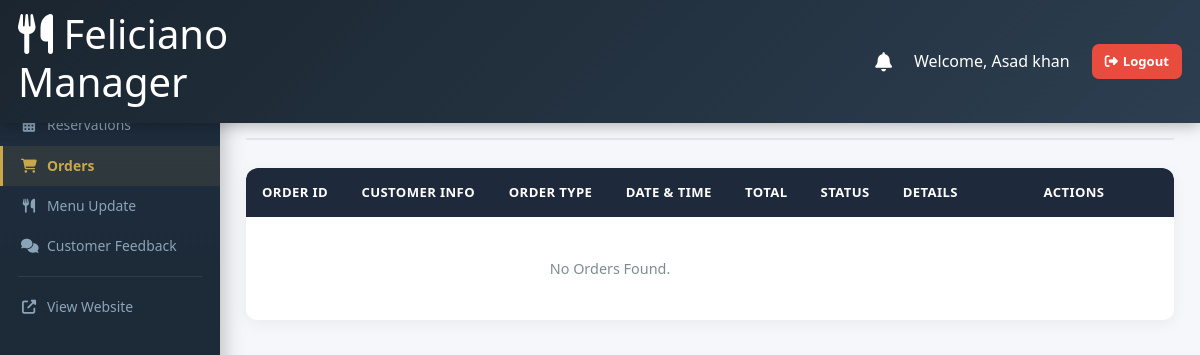
The page /manager/orders.php (signed in) on the database as committed earlier.
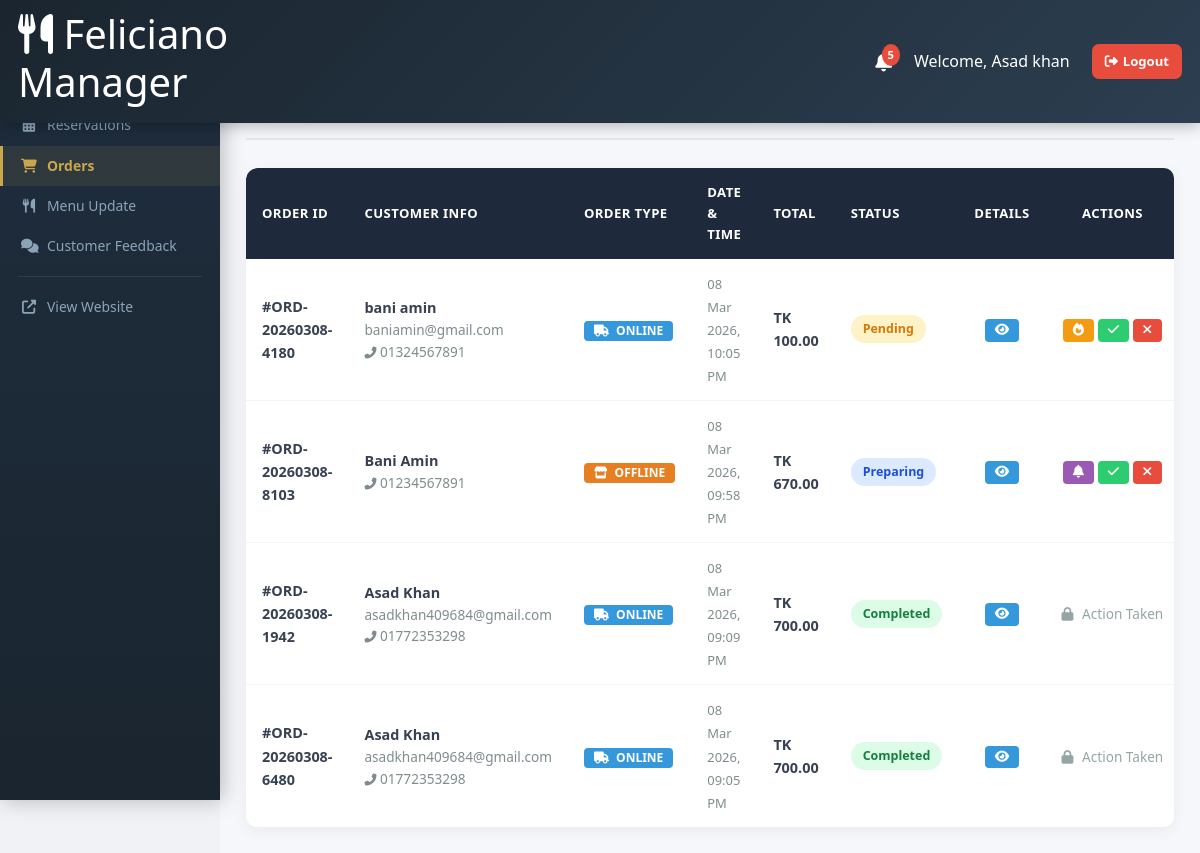
The same page on the database as committed later.
### tables this page shows
CREATE TABLE `orders` (
  `id` int(11) NOT NULL,
  `order_id` varchar(50) NOT NULL,
  `customer_id` int(11) DEFAULT NULL,
  `customer_name` varchar(100) DEFAULT NULL,
  `customer_email` varchar(100) DEFAULT NULL,
  `customer_phone` varchar(20) DEFAULT NULL,
  `order_type` enum('online','offline','walk-in') NOT NULL,
  `table_number` varchar(20) DEFAULT NULL,
  `delivery_address` text DEFAULT NULL,
  `delivery_time` datetime DEFAULT NULL,
  `special_instructions` text DEFAULT NULL,
  `subtotal` decimal(10,2) NOT NULL,
  `tax` decimal(10,2) DEFAULT 0.00,
  `total_amount` decimal(10,2) NOT NULL,
  `status` enum('pending','preparing','ready','completed','cancelled') DEFAULT 'pending',
  `payment_status` enum('pending','paid','failed') DEFAULT 'pending',
  `created_at` timestamp NOT NULL DEFAULT current_timestamp(),
  `updated_at` timestamp NOT NULL DEFAULT current_timestamp() ON UPDATE current_timestamp()
);

### manager/orders.php (the view, shortened to what the changed rows need)
<?php
require_once '../config/database.php';
$branch_id = $_SESSION['user_branch_id'] ?? null;
$role = $_SESSION['user_role'] ?? '';
if ($role === 'manager' && !empty($branch_id)) {
    $stmt = $conn->prepare("SELECT * FROM orders WHERE branch_id = ? ORDER BY created_at DESC LIMIT 50");
    $stmt->bind_param("i", $branch_id);
    $stmt->execute();
    $result = $stmt->get_result();
} else {
    $sql = "SELECT * FROM orders ORDER BY created_at DESC LIMIT 50";
    $result = $conn->query($sql);
}
include 'header.php';
?>
<section class="admin-section active">
    <div class="section-header">
        <h2>Order Management</h2>
    </div>
    <div class="orders-table-container team-table-container" style="background: white; border-radius: 10px; overflow-x: auto; box-shadow: 0 4px 15px rgba(0,0,0,0.05);">
        <table class="admin-table" style="width: 100%; border-collapse: collapse;">
            <thead>
                <tr>
                    <th>Order ID</th>
                    <th>Customer Info</th>
                    <th>Order Type</th>
                    <th>Date & Time</th>
                    <th>Total</th>
                    <th>Status</th>
                    <th style="width: 80px; text-align: center;">Details</th>
                    <th style="width: 200px; text-align: center;">Actions</th>
                </tr>
            </thead>
            <tbody>
                <?php if ($result && $result->num_rows > 0): ?>
                    <?php while ($order = $result->fetch_assoc()):
                        $db_id = $order['id'];
                        $items_stmt = $conn->prepare("SELECT menu_item_name, quantity, unit_price FROM order_items WHERE order_id = ?");
                        $items_stmt->bind_param("i", $db_id);
                        $items_stmt->execute();
                        $items_res = $items_stmt->get_result();
                        $items = [];
                        if ($items_res && $items_res->num_rows > 0) {
                            while ($item = $items_res->fetch_assoc()) {
                                $items[] = $item;
                            }
                        }
                        $order['items'] = $items;
                        $status = $order['status'];
                        $type = $order['order_type'] ?? 'online';
                    ?>
                        <tr>
                            <td><strong>#<?= htmlspecialchars($order['order_id']) ?></strong></td>
                            <td>
                                <div><strong><?= htmlspecialchars($order['customer_name'] ?: 'Guest') ?></strong></div>
                                <div style="font-size: 0.85rem; color: #7f8c8d;"><?= htmlspecialchars($order['customer_email']) ?></div>
                                <div style="font-size: 0.85rem; color: #7f8c8d;"><i class="fas fa-phone-alt" style="font-size: 0.75rem;"></i> <?= htmlspecialchars($order['customer_phone'] ?: 'No Phone') ?></div>
                            </td>
                            <td>
                                <span class="badge" style="background: <?= ($type === 'online') ? '#3498db' : '#e67e22' ?>; color: white; padding: 4px 10px; border-radius: 4px; font-size: 0.75rem; text-transform: uppercase;">
                                    <i class="fas <?= ($type === 'online') ? 'fa-truck' : 'fa-store' ?> me-1"></i> <?= $type ?>
                                </span>
                            </td>
                            <td>
                                <span style="font-size: 0.9em; color: #7f8c8d;"><?= date('d M Y, h:i A', strtotime($order['created_at'])) ?></span>
                            </td>
                            <td><strong>TK <?= number_format($order['total_amount'], 2) ?></strong></td>
                            <td>
                                <span class="status-badge status-<?= htmlspecialchars($status) ?>"><?= htmlspecialchars($status) ?></span>
                            </td>
                            <td style="width: 80px; text-align: center;">
                                <button type="button" class="action-btn" style="background:#3498db; color:white; border:none; padding: 5px 10px; border-radius: 4px; cursor:pointer;" title="View Details" onclick='viewOrderDetails(<?= htmlspecialchars(json_encode($order), ENT_QUOTES, "UTF-8") ?>)'>
                                    <i class="fas fa-eye"></i>
                                </button>
                            </td>
                            <td style="width: 200px; white-space: nowrap; text-align: center;">
                                <?php if ($status !== 'cancelled' && $status !== 'completed'): ?>
                                <form method="POST" class="d-inline" style="display: flex; gap: 8px; margin: 0; align-items: center; justify-content: center;">
                                    <?php if ($status === 'pending'): ?>
                                        <button type="submit" name="status" value="preparing" class="action-btn" style="background:#f39c12; color:white; border:none; padding: 5px 10px; border-radius: 4px; cursor:pointer;" title="Prepare" onclick="return confirm('Start preparing this order?');"><i class="fas fa-fire"></i></button>
                                    <?php endif; ?>
                                    <?php if ($status === 'preparing'): ?>
                                        <button type="submit" name="status" value="ready" class="action-btn" style="background:#9b59b6; color:white; border:none; padding: 5px 10px; border-radius: 4px; cursor:pointer;" title="Ready" onclick="return confirm('Mark order as ready?');"><i class="fas fa-bell"></i></button>
                                    <?php endif; ?>
                                    <?php if ($status === 'ready' || $status === 'preparing' || $status === 'pending'): ?>
                                        <button type="submit" name="status" value="completed" class="action-btn" style="background:#2ecc71; color:white; border:none; padding: 5px 10px; border-radius: 4px; cursor:pointer;" title="Complete" onclick="return confirm('Complete this order?');"><i class="fas fa-check"></i></button>
                                    <?php endif; ?>
                                    <button type="submit" name="status" value="cancelled" class="action-btn delete-btn" style="background:#e74c3c; color:white; border:none; padding: 5px 10px; border-radius: 4px; cursor:pointer;" title="Cancel" onclick="return confirm('Cancel this order?');"><i class="fas fa-times"></i></button>
                                </form>
                                <?php else: ?>
                                    <span style="color: #95a5a6; font-size: 0.85rem;"><i class="fas fa-lock" style="margin-right: 5px;"></i> Action Taken</span>
                                <?php endif; ?>
                            </td>
                        </tr>
                    <?php endwhile; ?>
                <?php else: ?>
                    <tr><td colspan="7" style="text-align: center; padding: 40px; color: #7f8c8d;">No Orders Found.</td></tr>
                <?php endif; ?>
            </tbody>
        </table>
    </div>
</section>
<?php include 'footer.php'; ?>

### manager/header.php (shortened to what the changed rows need)
<?php
require_once '../config/database.php';
$where_clause = "is_read = 0";
$notifications_query = $conn->query("SELECT * FROM admin_notifications WHERE $where_clause ORDER BY created_at DESC LIMIT 5");
$unread_count = 0;
$unread_query = $conn->query("SELECT COUNT(*) as count FROM admin_notifications WHERE $where_clause");
if ($unread_query) {
    $unread_count = $unread_query->fetch_assoc()['count'];
}
?>
<!DOCTYPE html>
<html lang="en">
<head>
    <link href="https://cdn.jsdelivr.net/npm/bootstrap@5.3.0/dist/css/bootstrap.min.css" rel="stylesheet">
    <link rel="stylesheet" href="https://cdnjs.cloudflare.com/ajax/libs/font-awesome/6.4.0/css/all.min.css">
    <link rel="stylesheet" href="../admin/admin-styles.css">
</head>
<body>
    <header class="admin-header">
        <div class="admin-container">
            <div class="admin-logo">
                <h1><i class="fas fa-utensils"></i> Feliciano Manager</h1>
            </div>
            <div class="admin-user" style="display: flex; align-items: center;">
                <div class="dropdown" style="margin-right: 15px;">
                    <a href="#" class="notification-badge dropdown-toggle hide-arrow" id="notificationDropdown" role="button" data-bs-toggle="dropdown" aria-expanded="false" style="cursor: pointer; position: relative; text-decoration: none; display: flex; align-items: center; justify-content: center;">
                        <i class="fas fa-bell" style="font-size: 1.2rem; color: #fff;"></i>
                        <?php if($unread_count > 0): ?>
                        <span class="notification-count" id="notificationCount" style="position: absolute; top: -8px; right: -8px; background: #e74c3c; color: white; border-radius: 50%; padding: 2px 6px; font-size: 0.7rem; font-weight: bold;">
                            <?= $unread_count ?>
                        </span>
                        <?php endif; ?>
                    </a>
                </div>
            </div>
        </div>
    </header>
    <main class="admin-main">

Rows that differ between the two databases and show on the page:
added orders: order "ORD-20260308-4180", customer_name "bani amin", customer_email "baniamin@gmail.com", customer_phone "01324567891", order_type "ONLINE", created_at "08 Mar 2026, 10:05 PM", total_amount "100.00", status "Pending"
added orders: order "ORD-20260308-8103", customer_name "Bani Amin", customer_phone "01234567891", order_type "OFFLINE", created_at "08 Mar 2026, 09:58 PM", total_amount "670.00", status "Preparing"
added orders: order "ORD-20260308-1942", customer_name "Asad Khan", customer_email "asadkhan409684@gmail.com", customer_phone "01772353298", order_type "ONLINE", created_at "08 Mar 2026, 09:09 PM", total_amount "700.00", status "Completed", shows "Action Taken"
added orders: order "ORD-20260308-6480", customer_name "Asad Khan", customer_email "asadkhan409684@gmail.com", customer_phone "01772353298", order_type "ONLINE", created_at "08 Mar 2026, 09:05 PM", total_amount "700.00", status "Completed", shows "Action Taken"
Other text that changed with them:
$unread_count: (not shown) → "5"
text no longer shown: "No Orders Found."
